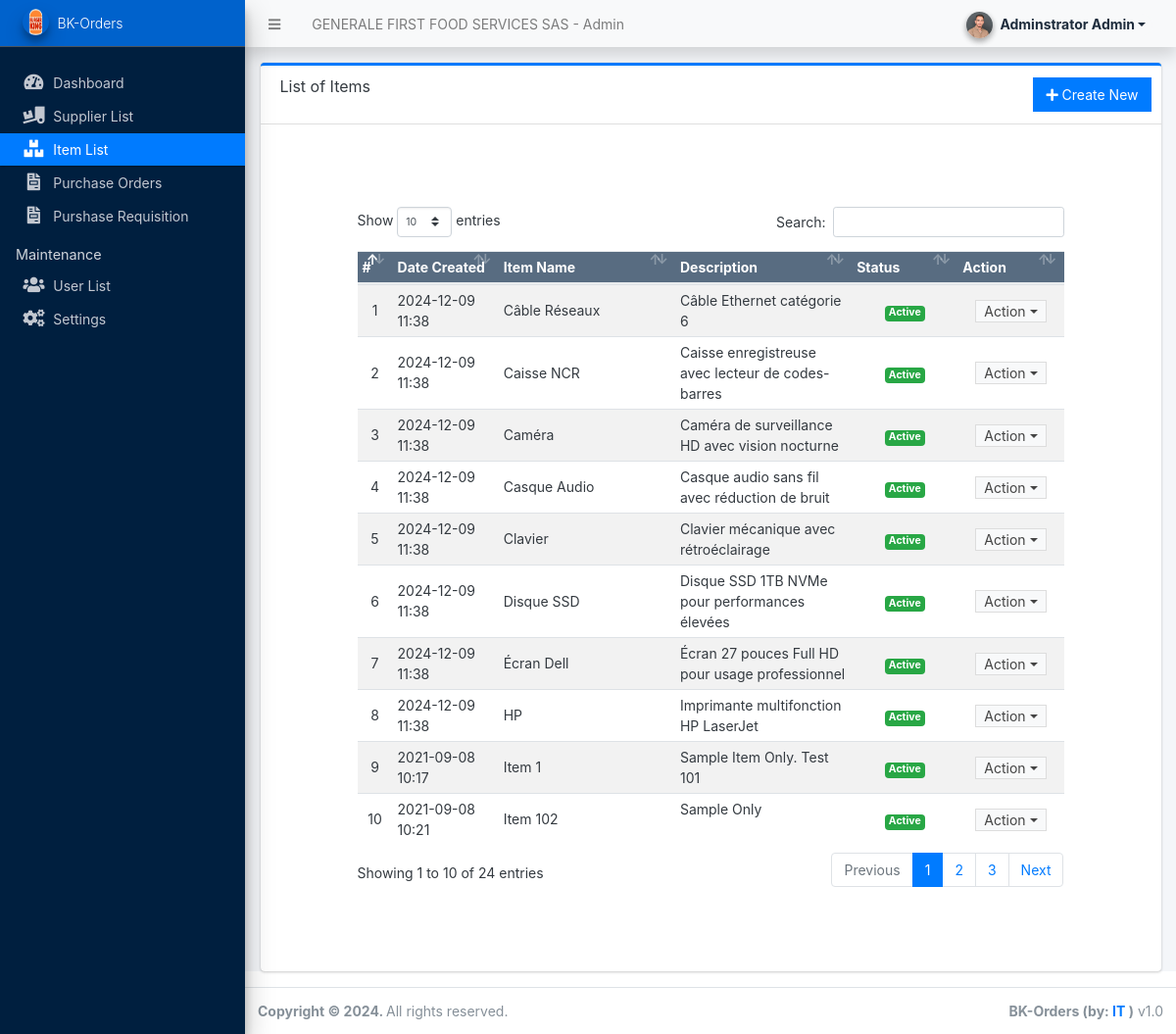
Screenshot of /admin/?page=items (signed in) with the database file from the repository.
### tables this page shows
CREATE TABLE `item_list` (
  `id` int(30) NOT NULL,
  `name` varchar(250) NOT NULL,
  `description` text NOT NULL,
  `status` tinyint(1) NOT NULL DEFAULT 0 COMMENT ' 1 = Active, 0 = Inactive',
  `date_created` datetime NOT NULL DEFAULT current_timestamp()
);

### config.php (called while the page is built, shortened)
<?php
require_once('classes/DBConnection.php');
require_once('classes/SystemSettings.php');
function validate_image($file){
	if(!empty($file)){
		if(is_file(base_app.$file)){
			return base_url.$file;
		}else{
			return base_url.'dist/img/no-image-available.png';
		}
	}else{
		return base_url.'dist/img/no-image-available.png';
	}
}
function isMobileDevice(){
    $aMobileUA = array(
        '/iphone/i' => 'iPhone',
        '/ipod/i' => 'iPod',
        '/ipad/i' => 'iPad',
        '/android/i' => 'Android',
        '/blackberry/i' => 'BlackBerry',
        '/webos/i' => 'Mobile'
    );
    return false;
}
?>

### classes/DBConnection.php (called while the page is built, shortened)
<?php
class DBConnection{
    private $host = DB_SERVER;
    private $username = DB_USERNAME;
    private $password = DB_PASSWORD;
    private $database = DB_NAME;
    public $conn;
    public function __construct(){
        if (!isset($this->conn)) {
            $this->conn = new mysqli($this->host, $this->username, $this->password, $this->database);
        }
    }
}
?>

### admin/items/index.php (the view, shortened to what this page needs)
<div class="card card-outline card-primary">
	<div class="card-header">
		<h3 class="card-title">List of Items</h3>
		<div class="card-tools">
			<a href="javascript:void(0)" id="create_new" class="btn btn-flat btn-primary"><span class="fas fa-plus"></span>  Create New</a>
		</div>
	</div>
	<div class="card-body">
		<div class="container-fluid">
        <div class="container-fluid">
			<table class="table table-hover table-striped">
				<colgroup>
					<col width="5%">
					<col width="15%">
					<col width="25%">
					<col width="25%">
					<col width="15%">
					<col width="15%">
				</colgroup>
				<thead>
					<tr class="bg-navy disabled">
						<th>#</th>
						<th>Date Created</th>
						<th>Item Name</th>
						<th>Description</th>
						<th>Status</th>
						<th>Action</th>
					</tr>
				</thead>
				<tbody>
					<?php
					$i = 1;
					$qry = $conn->query("SELECT * from `item_list` order by (`name`) asc ");
					while($row = $qry->fetch_assoc()):
						$row['description'] = html_entity_decode($row['description']);
					?>
						<tr>
							<td class="text-center"><?php echo $i++; ?></td>
							<td><?php echo date("Y-m-d H:i",strtotime($row['date_created'])) ?></td>
							<td><?php echo $row['name'] ?></td>
							<td class='truncate-3' title="<?php echo $row['description'] ?>"><?php echo $row['description'] ?></td>
							<td class="text-center">
								<?php if($row['status'] == 1): ?>
									<span class="badge badge-success">Active</span>
								<?php else: ?>
									<span class="badge badge-secondary">Inactive</span>
								<?php endif; ?>
							</td>
							<td align="center">
								 <button type="button" class="btn btn-flat btn-default btn-sm dropdown-toggle dropdown-icon py-0" data-toggle="dropdown">
				                  		Action
				                  </button>
							</td>
						</tr>
					<?php endwhile; ?>
				</tbody>
			</table>
		</div>
		</div>
	</div>
</div>

### admin/index.php (shortened to what this page needs)
<?php require_once('../config.php'); ?>
 <!DOCTYPE html>
<html lang="en" class="" style="height: auto;">
<?php require_once('inc/header.php') ?>
  <body class="sidebar-mini layout-fixed control-sidebar-slide-open layout-navbar-fixed sidebar-mini-md sidebar-mini-xs text-sm" data-new-gr-c-s-check-loaded="14.991.0" data-gr-ext-installed="" style="height: auto;">
    <div class="wrapper">
     <?php require_once('inc/topBarNav.php') ?>
     <?php require_once('inc/navigation.php') ?>
     <?php $page = isset($_GET['page']) ? $_GET['page'] : 'home';  ?>
      <div class="content-wrapper pt-3" style="min-height: 567.854px;">
        <section class="content  text-dark">
          <div class="container-fluid">
            <?php
              if(!file_exists($page.".php") && !is_dir($page)){
                  include '404.html';
              }else{
                if(is_dir($page))
                  include $page.'/index.php';
                else
                  include $page.'.php';
              }
            ?>
          </div>
        </section>
      </div>
      <?php require_once('inc/footer.php') ?>
  </body>
</html>

### admin/inc/header.php (shortened to what this page needs)
<head>
    <link rel="stylesheet" href="<?php echo base_url ?>plugins/fontawesome-free/css/all.min.css">
    <link rel="stylesheet" href="<?php echo base_url ?>plugins/tempusdominus-bootstrap-4/css/tempusdominus-bootstrap-4.min.css">
  <link rel="stylesheet" href="<?php echo base_url ?>plugins/datatables-bs4/css/dataTables.bootstrap4.min.css">
  <link rel="stylesheet" href="<?php echo base_url ?>plugins/datatables-responsive/css/responsive.bootstrap4.min.css">
  <link rel="stylesheet" href="<?php echo base_url ?>plugins/datatables-buttons/css/buttons.bootstrap4.min.css">
  <link rel="stylesheet" href="<?php echo base_url ?>plugins/select2/css/select2.min.css">
  <link rel="stylesheet" href="<?php echo base_url ?>plugins/select2-bootstrap4-theme/select2-bootstrap4.min.css">
    <link rel="stylesheet" href="<?php echo base_url ?>plugins/icheck-bootstrap/icheck-bootstrap.min.css">
    <link rel="stylesheet" href="<?php echo base_url ?>plugins/jqvmap/jqvmap.min.css">
    <link rel="stylesheet" href="<?php echo base_url ?>plugins/jquery-ui/jquery-ui.min.css">
    <link rel="stylesheet" href="<?php echo base_url ?>dist/css/adminlte.css">
    <link rel="stylesheet" href="<?php echo base_url ?>dist/css/custom.css">
    <link rel="stylesheet" href="<?php echo base_url ?>plugins/overlayScrollbars/css/OverlayScrollbars.min.css">
    <link rel="stylesheet" href="<?php echo base_url ?>plugins/daterangepicker/daterangepicker.css">
    <link rel="stylesheet" href="<?php echo base_url ?>plugins/summernote/summernote-bs4.min.css">
  <link rel="stylesheet" href="<?php echo base_url ?>plugins/sweetalert2-theme-bootstrap-4/bootstrap-4.min.css">
  </head>

### admin/inc/topBarNav.php (shortened to what this page needs)
<nav class="main-header navbar navbar-expand navbar-light border border-light shadow  border-top-0  border-left-0 border-right-0 navbar-light text-sm">
  <ul class="navbar-nav">
    <li class="nav-item">
    <a class="nav-link" data-widget="pushmenu" href="#" role="button"><i class="fas fa-bars"></i></a>
    </li>
    <li class="nav-item d-none d-sm-inline-block">
      <a href="<?php echo base_url ?>" class="nav-link"><?php echo (!isMobileDevice()) ? $_settings->info('name'):$_settings->info('short_name'); ?> - Admin</a>
    </li>
  </ul>
  <ul class="navbar-nav ml-auto">
    <li class="nav-item">
      <div class="btn-group nav-link">
            <button type="button" class="btn btn-rounded badge badge-light dropdown-toggle dropdown-icon" data-toggle="dropdown">
              <span><img src="<?php echo validate_image($_settings->userdata('avatar')) ?>" class="img-circle elevation-2 user-img" alt="User Image"></span>
              <span class="ml-3"><?php echo ucwords($_settings->userdata('firstname').' '.$_settings->userdata('lastname')) ?></span>
            </button>
        </div>
    </li>
  </ul>
</nav>

### admin/inc/navigation.php (shortened to what this page needs)
<aside class="main-sidebar sidebar-dark-primary bg-navy elevation-4 sidebar-no-expand">
  <a href="<?php echo base_url ?>admin" class="brand-link bg-primary text-sm">
  <img src="<?php echo validate_image($_settings->info('logo'))?>" alt="Store Logo" class="brand-image img-circle elevation-3" style="width: 1.7rem;height: 1.7rem;max-height: unset">
  <span class="brand-text font-weight-light"><?php echo $_settings->info('short_name') ?></span>
  </a>
  <div class="sidebar os-host os-theme-light os-host-overflow os-host-overflow-y os-host-resize-disabled os-host-transition os-host-scrollbar-horizontal-hidden">
    <div class="os-content-glue" style="margin: 0px -8px; width: 249px; height: 646px;"></div>
    <div class="os-padding">
      <div class="os-viewport os-viewport-native-scrollbars-invisible" style="overflow-y: scroll;">
        <div class="os-content" style="padding: 0px 8px; height: 100%; width: 100%;">
          <nav class="mt-4">
             <ul class="nav nav-pills nav-sidebar flex-column text-sm nav-compact nav-flat nav-child-indent nav-collapse-hide-child" data-widget="treeview" role="menu" data-accordion="false">
              <li class="nav-item dropdown">
                <a href="./" class="nav-link nav-home">
                  <i class="nav-icon fas fa-tachometer-alt"></i>
                  <p>
                    Dashboard
                  </p>
                </a>
              </li>
              <li class="nav-item dropdown">
                <a href="<?php echo base_url ?>admin/?page=suppliers" class="nav-link nav-suppliers">
                  <i class="nav-icon fas fa-truck-loading"></i>
                  <p>
                  Supplier List
                  </p>
                </a>
              </li>
              <li class="nav-item dropdown">
                <a href="<?php echo base_url ?>admin/?page=items" class="nav-link nav-items">
                  <i class="nav-icon fas fa-boxes"></i>
                  <p>
                    Item List
                  </p>
                </a>
              </li>
              <li class="nav-item dropdown">
                <a href="<?php echo base_url ?>admin/?page=purchase_orders" class="nav-link nav-purchase_orders">
                  <i class="nav-icon fas fa-file-invoice"></i>
                  <p>
                    Purchase Orders
                  </p>
                </a>
              </li>
              <li class="nav-item dropdown">
                <a href="<?php echo base_url ?>admin/?page=purshase_requisition" class="nav-link nav-purchase_requisations">
                  <i class="nav-icon fas fa-file-invoice"></i>
                  <p>
                  Purshase Requisition
                  </p>
                </a>
              </li>
              <?php if($_settings->userdata('type') == 1): ?>
              <li class="nav-header">Maintenance</li>
              <li class="nav-item dropdown">
                <a href="<?php echo base_url ?>admin/?page=user/list" class="nav-link nav-user_list">
                  <i class="nav-icon fas fa-users"></i>
                  <p>
                    User List
                  </p>
                </a>
              </li>
              <li class="nav-item dropdown">
                <a href="<?php echo base_url ?>admin/?page=system_info" class="nav-link nav-system_info">
                  <i class="nav-icon fas fa-cogs"></i>
                  <p>
                    Settings
                  </p>
                </a>
              </li>
              <?php endif; ?>
            </ul>
          </nav>
        </div>
      </div>
    </div>
  </div>
</aside>

### admin/inc/footer.php (shortened to what this page needs)
<footer class="main-footer text-sm">
        <strong>Copyright © <?php echo date('Y') ?>.
        </strong>
        All rights reserved.
        <div class="float-right d-none d-sm-inline-block">
          <b><?php echo $_settings->info('short_name') ?> (by: <a href="mailto:hammouachraf56@gmail.com" target="blank">IT</a> )</b> v1.0
        </div>
      </footer>
    </div>

### admin/inc/topBarNav.php (style rules this page uses)
.user-img { position: absolute; height: 27px; width: 27px; object-fit: cover; left: -7%; top: -12%; }
.btn-rounded { border-radius: 50px; }

### rows the page displays
item_list: date_created "2024-12-09 11:38", name "Câble Réseaux", description "Câble Ethernet catégorie 6", status "Active"
item_list: date_created "2024-12-09 11:38", name "Caisse NCR", description "Caisse enregistreuse avec lecteur de codes-barres", status "Active"
item_list: date_created "2024-12-09 11:38", name "Caméra", description "Caméra de surveillance HD avec vision nocturne", status "Active"
item_list: date_created "2024-12-09 11:38", name "Casque Audio", description "Casque audio sans fil avec réduction de bruit", status "Active"
item_list: date_created "2024-12-09 11:38", name "Clavier", description "Clavier mécanique avec rétroéclairage", status "Active"
item_list: date_created "2024-12-09 11:38", name "Disque SSD", description "Disque SSD 1TB NVMe pour performances élevées", status "Active"
item_list: date_created "2024-12-09 11:38", name "Écran Dell", description "Écran 27 pouces Full HD pour usage professionnel", status "Active"
item_list: date_created "2024-12-09 11:38", name "HP", description "Imprimante multifonction HP LaserJet", status "Active"
item_list: date_created "2021-09-08 10:17", name "Item 1", description "Sample Item Only. Test 101", status "Active"
item_list: date_created "2021-09-08 10:21", name "Item 102", description "Sample Only", status "Active"

### other values shown
$_settings->info('name') "GENERALE FIRST FOOD SERVICES SAS"
$_settings->userdata('firstname').' '.$_settings->userdata('lastname') "Adminstrator Admin"
$_settings->info('short_name') "BK-Orders"
